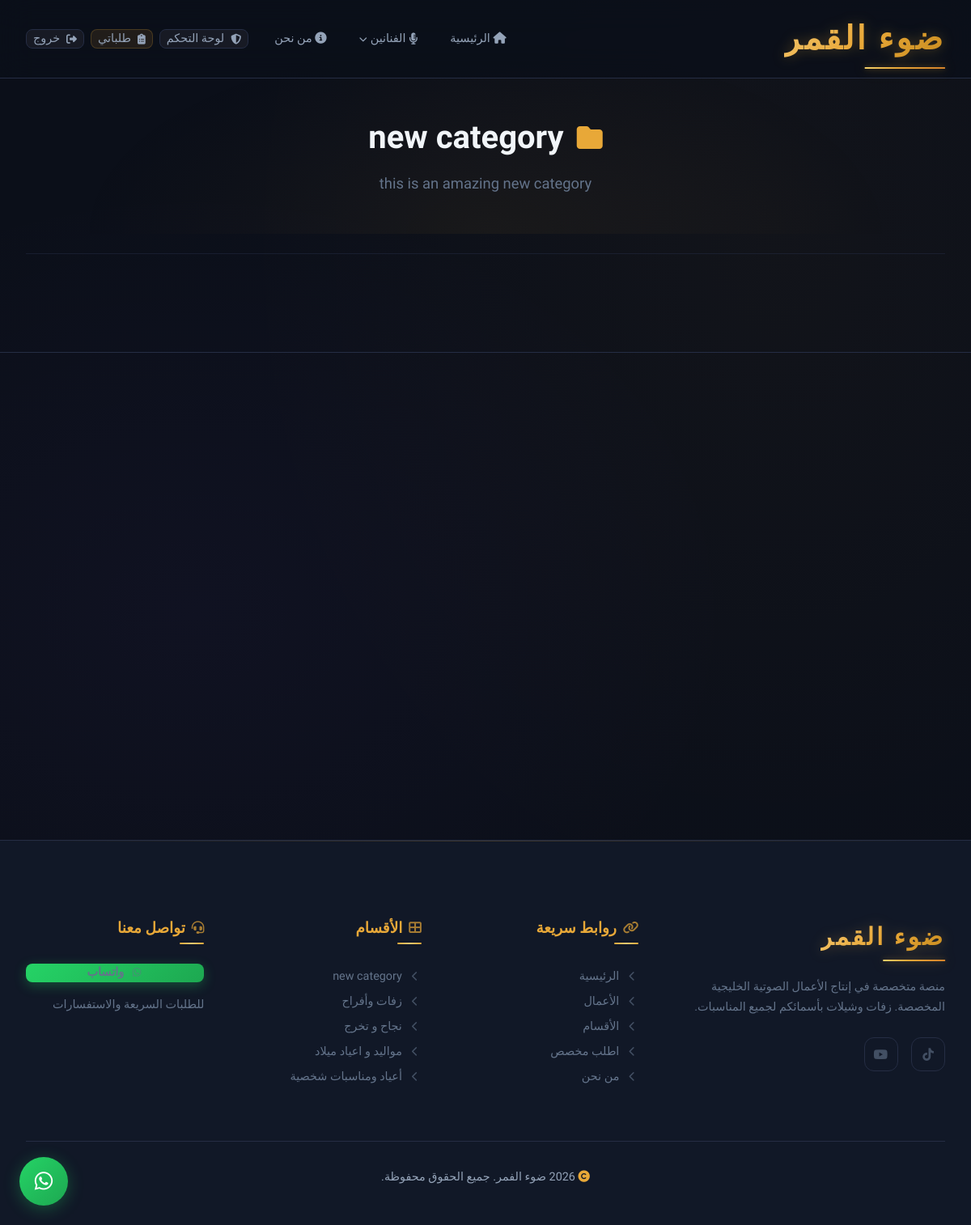
The app's page /category/new_categ (signed in), older data.
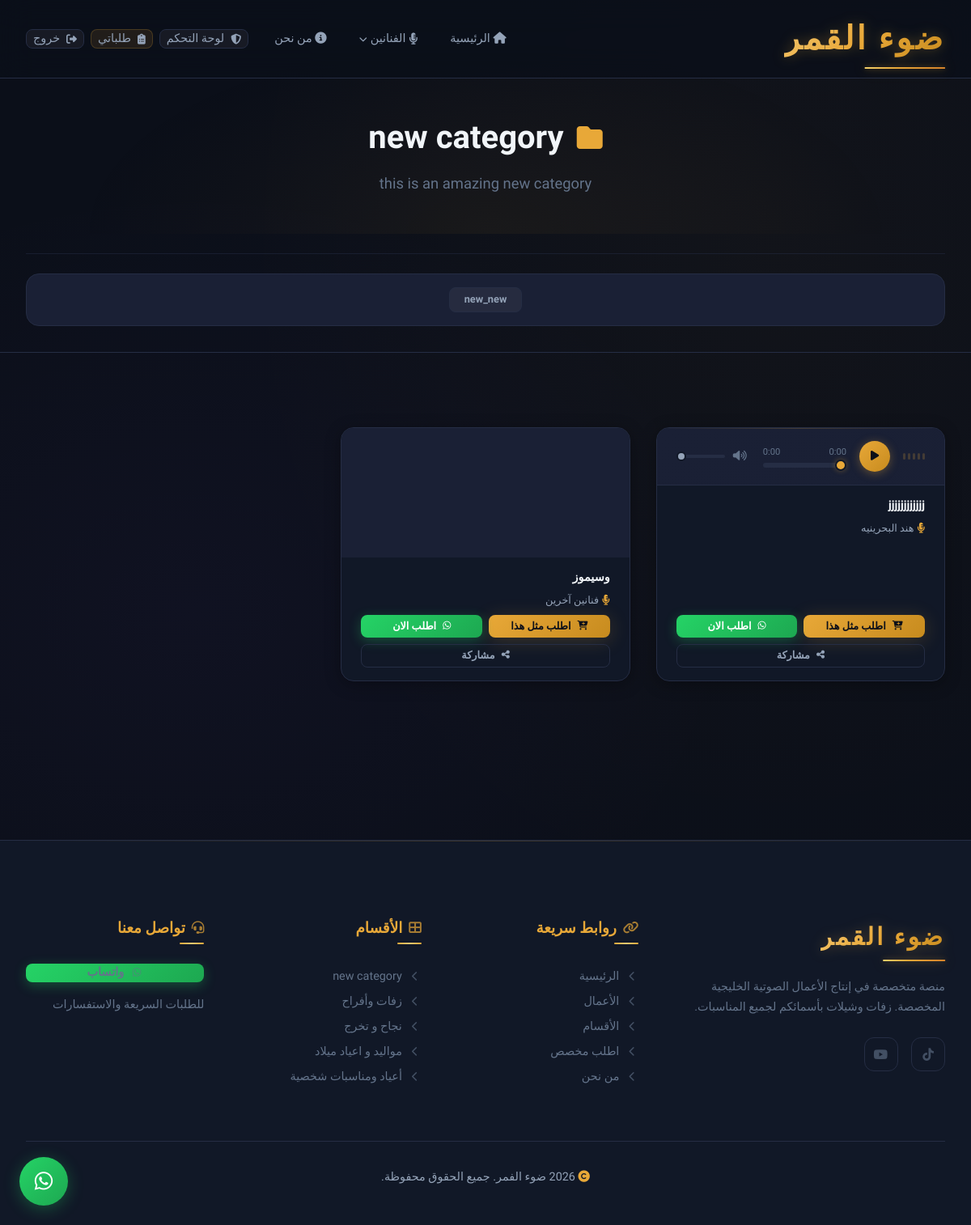
The same page, newer data.
### app/models.py (models this page shows, shortened)
class Category(db.Model):
    __tablename__ = 'categories'
    id = db.Column(db.Integer, primary_key=True)
    name = db.Column(db.String(100), nullable=False)
    slug = db.Column(db.String(100), unique=True, nullable=False)
    description = db.Column(db.Text, nullable=True)
    icon = db.Column(db.String(50), nullable=True)
    sort_order = db.Column(db.Integer, default=0)
    parent_id = db.Column(db.Integer, db.ForeignKey('categories.id'), nullable=True)
    subcategories = db.relationship(
        'Category',
        backref=db.backref('parent', remote_side=[id]),
        lazy='dynamic'
    )
    samples = db.relationship('Sample', backref='category', lazy='dynamic')

class Sample(db.Model):
    __tablename__ = 'samples'
    id = db.Column(db.Integer, primary_key=True)
    title = db.Column(db.String(200), nullable=False)
    category_id = db.Column(db.Integer, db.ForeignKey('categories.id'), nullable=False)
    media_type = db.Column(db.String(20), nullable=False, default='youtube')
    media_url = db.Column(db.String(500), nullable=False)
    cover_image = db.Column(db.String(500), nullable=True)
    is_featured = db.Column(db.Boolean, default=False)
    created_at = db.Column(db.DateTime, default=lambda: datetime.now(timezone.utc))
    singers = db.relationship(
        'Singer',
        secondary=sample_singers,
        back_populates='samples',
        order_by='Singer.sort_order, Singer.name',
    )
    def get_youtube_embed_id(self):
        url = self.media_url
        if 'youtu.be/' in url:
            return url.split('youtu.be/')[-1].split('?')[0]
        if 'youtube.com/watch' in url:
            import urllib.parse
            parsed = urllib.parse.urlparse(url)
            params = urllib.parse.parse_qs(parsed.query)
            return params.get('v', [''])[0]
        if 'youtube.com/embed/' in url:
            return url.split('embed/')[-1].split('?')[0]
        return url

class Singer(db.Model):
    __tablename__ = 'singers'
    id = db.Column(db.Integer, primary_key=True)
    name = db.Column(db.String(120), nullable=False)
    slug = db.Column(db.String(120), unique=True, nullable=False)
    background_image = db.Column(db.String(500), nullable=True)
    sort_order = db.Column(db.Integer, default=0)
    created_at = db.Column(db.DateTime, default=lambda: datetime.now(timezone.utc))
    samples = db.relationship(
        'Sample',
        secondary=sample_singers,
        back_populates='singers',
        lazy='dynamic',
    )

### app/routes/main.py (the view)
@main_bp.route('/category/<slug>')
def category(slug):
    cat = Category.query.filter_by(slug=slug).first_or_404()
    sample_query = (
        Sample.query.join(Category, Sample.category_id == Category.id)
        .options(
            joinedload(Sample.category).joinedload(Category.parent),
            selectinload(Sample.singers),
        )
        .order_by(Sample.created_at.desc())
    )
    if cat.parent_id is None:
        sample_query = sample_query.filter(or_(Category.id == cat.id, Category.parent_id == cat.id))
    else:
        sample_query = sample_query.filter(Category.id == cat.id)
    samples = sample_query.all()
    categories = Category.query.order_by(Category.sort_order).all()
    return render_template('category.html', category=cat, samples=samples, categories=categories)

### app/templates/category.html (shortened to what this page needs)
{% extends "base.html" %}
{% from "macros.html" import sample_card, back_to_home, category_filter, category_nav_map %}
{% block content %}
<section class="category-hero">
    <div class="container">
        <h1 id="category-title"><i class="{{ category.icon }}"></i> {{ category.name }}</h1>
        <p id="category-desc">{{ category.description }}</p>
    </div>
</section>
<section class="section-sm" style="background: var(--bg-alt); border-bottom: 1px solid var(--bg-border);">
    <div class="container">
        <div id="sub-filter-wrapper">
            {% if category.parent_id is none %}
            <hr style="border: 0; border-top: 1px solid var(--bg-border); margin: var(--space-lg) 0; opacity: 0.5;">
            {{ category_filter(category.subcategories) }}
            {% endif %}
        </div>
    </div>
</section>
<section class="section">
    <div class="container">
        <div class="samples-grid" id="samples-container">
            {% if samples %}
            {% for sample in samples %}
            <div class="sample-wrapper">
                {{ sample_card(sample, whatsapp_number) }}
            </div>
            {% endfor %}
            {% else %}
            <div class="samples-empty">
                <p>لا توجد أعمال حالياً في هذا القسم.</p>
            </div>
            {% endif %}
        </div>
    </div>
</section>
{% endblock %}

### app/templates/base.html (shortened to what the changed rows need)
<!DOCTYPE html>
<html lang="ar" dir="rtl">
<head>
    <link rel="stylesheet"
          href="https://cdnjs.cloudflare.com/ajax/libs/font-awesome/6.5.1/css/all.min.css"
          onerror="this.onerror=null;this.href='https://cdn.jsdelivr.net/npm/@fortawesome/fontawesome-free@6.5.1/css/all.min.css';" />
    <link rel="stylesheet" href="{{ url_for('static', filename='css/variables.css') }}">
    <link rel="stylesheet" href="{{ url_for('static', filename='css/base.css') }}">
    <link rel="stylesheet" href="{{ url_for('static', filename='css/components.css') }}">
    <link rel="stylesheet" href="{{ url_for('static', filename='css/pages.css') }}">
</head>
<body>
    <main>
        {% block content %}{% endblock %}
    </main>
    <footer class="footer">
        <div class="container">
            <div class="footer-grid">
                <div class="footer-col">
                    <h4 class="footer-col__title"><i class="fas fa-th-large"></i> الأقسام</h4>
                    {% for category in footer_categories %}
                    <a href="{{ url_for('main.category', slug=category.slug) }}"><i class="fas fa-chevron-left"></i> {{ category.name }}</a>
                    {% endfor %}
                </div>
            </div>
        </div>
    </footer>
</body>
</html>

### app/templates/macros.html (shortened to what the changed rows need)
{% macro category_filter(subcategories) %}
{% if subcategories %}
<div class="sub-filter-container animate-on-scroll" style="margin-bottom: var(--space-xl);">
    <div class="sub-filter-row" style="display: flex; flex-wrap: wrap; gap: var(--space-sm); justify-content: center; background: var(--bg-elevated); padding: var(--space-md); border-radius: var(--radius-lg); border: 1px solid var(--bg-border);">
        {% for sub in subcategories %}
        <button type="button" class="sub-filter-btn btn btn-sm btn-ghost" data-filter="{{ sub.slug }}">
            {{ sub.name }}
        </button>
        {% endfor %}
    </div>
</div>
{% endif %}
{% endmacro %}
{% macro sample_card(sample, whatsapp_number) %}
<div class="sample-card animate-on-scroll sample-item"
     data-category="{{ sample.category.slug }}"
     data-parent="{{ sample.category.parent.slug if sample.category.parent_id else sample.category.slug }}">
    {% if sample.media_type == 'youtube' %}
    <div class="sample-card__media">
            <iframe src="https://www.youtube.com/embed/{{ sample.get_youtube_embed_id() }}"
                    title="{{ sample.title }}" allowfullscreen loading="lazy"></iframe>
    </div>
    {% elif sample.media_type == 'upload' %}
    {% set media_src = sample.media_url %}
    {% if media_src and not media_src.startswith('http://') and not media_src.startswith('https://') %}
        {% set media_src = url_for('static', filename='uploads/' + media_src) %}
    {% endif %}
    <div class="smo-player" data-src="{{ media_src }}">
        <div class="smo-player__inner">
            <div class="smo-player__viz">
                <span></span><span></span><span></span><span></span><span></span>
            </div>
            <button type="button" class="smo-player__play" aria-label="تشغيل / إيقاف">
                <i class="fas fa-play"></i>
            </button>
            <div class="smo-player__track">
                <div class="smo-player__times">
                    <span class="smo-player__current">0:00</span>
                    <span class="smo-player__duration">0:00</span>
                </div>
                <div class="smo-player__progress">
                    <input type="range" class="smo-player__scrubber" min="0" max="100" value="0" step="0.1" aria-label="شريط التقدم">
                </div>
            </div>
            <div class="smo-player__vol">
                <button type="button" class="smo-player__vol-btn" aria-label="كتم الصوت">
                    <i class="fas fa-volume-high"></i>
                </button>
                <input type="range" class="smo-player__vol-slider" min="0" max="1" value="1" step="0.01" aria-label="مستوى الصوت">
            </div>
        </div>
    </div>
    {% endif %}
    <div class="sample-card__body">
        <h3 class="sample-card__title">
            <a href="{{ url_for('main.sample_detail', sample_id=sample.id) }}" class="sample-card__title-link">
                {{ sample.title }}
            </a>
        </h3>
        {% if sample.singers %}
        <div class="sample-card__meta">
            <i class="fas fa-microphone-lines"></i>
            {% for singer in sample.singers %}
            <a href="{{ url_for('main.singer', slug=singer.slug) }}">{{ singer.name }}</a>{% if not loop.last %}<span>،</span>{% endif %}
            {% endfor %}
        </div>
        {% endif %}
        <div class="sample-card__actions">
            <a href="{{ url_for('orders.new_order', sample_id=sample.id) }}" class="btn btn-primary btn-sm">
                <i class="fas fa-cart-plus"></i> اطلب مثل هذا
            </a>
            <a href="https://wa.me/+966558262881?text={{ ('عمل مشابه لـ: ' ~ sample.title ~ ' ' ~ sample.category.name ~ ' ' ~ sample.media_url) | urlencode }}" target="_blank" class="btn btn-whatsapp btn-sm">
                <i class="fab fa-whatsapp"></i> اطلب الان
            </a>
            <button
                type="button"
                class="btn btn-outline btn-sm js-share-sample"
                data-share-path="{{ url_for('main.sample_detail', sample_id=sample.id) }}"
                data-share-title="{{ sample.title | e }}"
            >
                <i class="fas fa-share-nodes"></i> مشاركة
            </button>
        </div>
    </div>
</div>
{% endmacro %}

Row changes from the older to the newer data that the page shows:
now on this page (row unchanged): Category: name "new_new", shown under "new category"
added Sample: title "jjjjjjjjjjjj"
now on this page (row unchanged): Singer: name "هند البحرينيه", shown under "jjjjjjjjjjjj"
now on this page (row unchanged): Sample: title "وسيموز"
now on this page (row unchanged): Singer: name "فنانين آخرين", shown under "وسيموز"
